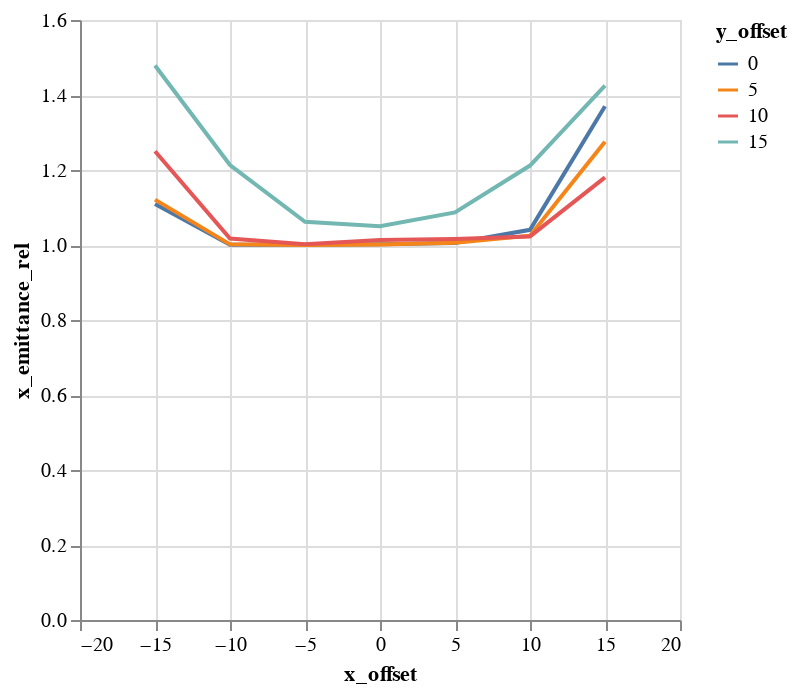

Here is the notebook cell this chart was saved with:
### Code cell
alt.Chart(emit_df).mark_line().encode(
    color='y_offset:N',
    x='x_offset',
    y='x_emittance_rel',
)

### Figure 1 — Vega-Lite specification as saved in the notebook (floating-point values rounded to 4 significant figures)
{"$schema": "https://vega.github.io/schema/vega-lite/v1.2.1.json", "data": {"values": [{"losses": 0, "relbeta": 0.002308, "sourceID": 16777222, "sourceName": "x_-15_y_0", "x_emittance": 1.798, "x_emittance_rel": 1.109, "x_norm_emittance": 0.004151, "x_offset": -15, "y_emittance": 1.58, "y_emittance_rel": 1.005, "y_norm_emittance": 0.003648, "y_offset": 0}, {"losses": 0, "relbeta": 0.002308, "sourceID": 16777229, "sourceName": "x_-15_y_5", "x_emittance": 1.786, "x_emittance_rel": 1.121, "x_norm_emittance": 0.004123, "x_offset": -15, "y_emittance": 1.611, "y_emittance_rel": 1.011, "y_norm_emittance": 0.00372, "y_offset": 5}, {"losses": 0, "relbeta": 0.002308, "sourceID": 16777236, "sourceName": "x_-15_y_10", "x_emittance": 2.021, "x_emittance_rel": 1.25, "x_norm_emittance": 0.004666, "x_offset": -15, "y_emittance": 1.85, "y_emittance_rel": 1.158, "y_norm_emittance": 0.00427, "y_offset": 10}, {"losses": 0, "relbeta": 0.002308, "sourceID": 16777243, "sourceName": "x_-15_y_15", "x_emittance": 2.471, "x_emittance_rel": 1.479, "x_norm_emittance": 0.005705, "x_offset": -15, "y_emittance": 2.792, "y_emittance_rel": 1.68, "y_norm_emittance": 0.006445, "y_offset": 15}, {"losses": 0, "relbeta": 0.002308, "sourceID": 16777220, "sourceName": "x_-10_y_0", "x_emittance": 1.593, "x_emittance_rel": 1.001, "x_norm_emittance": 0.003677, "x_offset": -10, "y_emittance": 1.56, "y_emittance_rel": 1.005, "y_norm_emittance": 0.003602, "y_offset": 0}, {"losses": 0, "relbeta": 0.002308, "sourceID": 16777227, "sourceName": "x_-10_y_5", "x_emittance": 1.616, "x_emittance_rel": 1.002, "x_norm_emittance": 0.00373, "x_offset": -10, "y_emittance": 1.585, "y_emittance_rel": 1.003, "y_norm_emittance": 0.003659, "y_offset": 5}, {"losses": 0, "relbeta": 0.002308, "sourceID": 16777234, "sourceName": "x_-10_y_10", "x_emittance": 1.512, "x_emittance_rel": 1.017, "x_norm_emittance": 0.003491, "x_offset": -10, "y_emittance": 1.677, "y_emittance_rel": 1.007, "y_norm_emittance": 0.003872, "y_offset": 10}, {"losses": 0, "relbeta": 0.002308, "sourceID": 16777241, "sourceName": "x_-10_y_15", "x_emittance": 1.759, "x_emittance_rel": 1.213, "x_norm_emittance": 0.004061, "x_offset": -10, "y_emittance": 1.95, "y_emittance_rel": 1.193, "y_norm_emittance": 0.004501, "y_offset": 15}, {"losses": 0, "relbeta": 0.002309, "sourceID": 16777218, "sourceName": "x_-5_y_0", "x_emittance": 1.678, "x_emittance_rel": 1.001, "x_norm_emittance": 0.003873, "x_offset": -5, "y_emittance": 1.719, "y_emittance_rel": 1.001, "y_norm_emittance": 0.003968, "y_offset": 0}, {"losses": 0, "relbeta": 0.002309, "sourceID": 16777225, "sourceName": "x_-5_y_5", "x_emittance": 1.524, "x_emittance_rel": 1.0, "x_norm_emittance": 0.003518, "x_offset": -5, "y_emittance": 1.628, "y_emittance_rel": 1.001, "y_norm_emittance": 0.003758, "y_offset": 5}, {"losses": 0, "relbeta": 0.002309, "sourceID": 16777232, "sourceName": "x_-5_y_10", "x_emittance": 1.514, "x_emittance_rel": 1.002, "x_norm_emittance": 0.003495, "x_offset": -5, "y_emittance": 1.546, "y_emittance_rel": 1.001, "y_norm_emittance": 0.003569, "y_offset": 10}, {"losses": 0, "relbeta": 0.002309, "sourceID": 16777239, "sourceName": "x_-5_y_15", "x_emittance": 1.797, "x_emittance_rel": 1.062, "x_norm_emittance": 0.004148, "x_offset": -5, "y_emittance": 1.628, "y_emittance_rel": 1.082, "y_norm_emittance": 0.003759, "y_offset": 15}, {"losses": 0, "relbeta": 0.002309, "sourceID": 16777216, "sourceName": "x_0_y_0", "x_emittance": 1.543, "x_emittance_rel": 1.002, "x_norm_emittance": 0.003562, "x_offset": 0, "y_emittance": 1.536, "y_emittance_rel": 0.9998, "y_norm_emittance": 0.003547, "y_offset": 0}, {"losses": 0, "relbeta": 0.002309, "sourceID": 16777223, "sourceName": "x_0_y_5", "x_emittance": 1.542, "x_emittance_rel": 1.001, "x_norm_emittance": 0.00356, "x_offset": 0, "y_emittance": 1.534, "y_emittance_rel": 0.9992, "y_norm_emittance": 0.003541, "y_offset": 5}, {"losses": 0, "relbeta": 0.002309, "sourceID": 16777230, "sourceName": "x_0_y_10", "x_emittance": 1.421, "x_emittance_rel": 1.013, "x_norm_emittance": 0.003282, "x_offset": 0, "y_emittance": 1.478, "y_emittance_rel": 1.002, "y_norm_emittance": 0.003412, "y_offset": 10}, {"losses": 0, "relbeta": 0.002309, "sourceID": 16777237, "sourceName": "x_0_y_15", "x_emittance": 1.857, "x_emittance_rel": 1.05, "x_norm_emittance": 0.004286, "x_offset": 0, "y_emittance": 1.663, "y_emittance_rel": 1.031, "y_norm_emittance": 0.003838, "y_offset": 15}, {"losses": 0, "relbeta": 0.002309, "sourceID": 16777217, "sourceName": "x_5_y_0", "x_emittance": 1.558, "x_emittance_rel": 1.005, "x_norm_emittance": 0.003597, "x_offset": 5, "y_emittance": 1.674, "y_emittance_rel": 0.9997, "y_norm_emittance": 0.003864, "y_offset": 0}, {"losses": 0, "relbeta": 0.002309, "sourceID": 16777224, "sourceName": "x_5_y_5", "x_emittance": 1.612, "x_emittance_rel": 1.006, "x_norm_emittance": 0.003722, "x_offset": 5, "y_emittance": 1.475, "y_emittance_rel": 1.001, "y_norm_emittance": 0.003405, "y_offset": 5}, {"losses": 0, "relbeta": 0.002309, "sourceID": 16777231, "sourceName": "x_5_y_10", "x_emittance": 1.486, "x_emittance_rel": 1.016, "x_norm_emittance": 0.003431, "x_offset": 5, "y_emittance": 1.599, "y_emittance_rel": 1.003, "y_norm_emittance": 0.003691, "y_offset": 10}, {"losses": 0, "relbeta": 0.002309, "sourceID": 16777238, "sourceName": "x_5_y_15", "x_emittance": 1.737, "x_emittance_rel": 1.087, "x_norm_emittance": 0.004011, "x_offset": 5, "y_emittance": 1.676, "y_emittance_rel": 1.065, "y_norm_emittance": 0.00387, "y_offset": 15}, {"losses": 0, "relbeta": 0.002309, "sourceID": 16777219, "sourceName": "x_10_y_0", "x_emittance": 1.581, "x_emittance_rel": 1.04, "x_norm_emittance": 0.003649, "x_offset": 10, "y_emittance": 1.6, "y_emittance_rel": 1.0, "y_norm_emittance": 0.003693, "y_offset": 0}, {"losses": 0, "relbeta": 0.002309, "sourceID": 16777226, "sourceName": "x_10_y_5", "x_emittance": 1.483, "x_emittance_rel": 1.025, "x_norm_emittance": 0.003425, "x_offset": 10, "y_emittance": 1.514, "y_emittance_rel": 1.005, "y_norm_emittance": 0.003496, "y_offset": 5}, {"losses": 0, "relbeta": 0.002309, "sourceID": 16777233, "sourceName": "x_10_y_10", "x_emittance": 1.783, "x_emittance_rel": 1.023, "x_norm_emittance": 0.004116, "x_offset": 10, "y_emittance": 1.632, "y_emittance_rel": 1.012, "y_norm_emittance": 0.003768, "y_offset": 10}, {"losses": 0, "relbeta": 0.002309, "sourceID": 16777240, "sourceName": "x_10_y_15", "x_emittance": 1.906, "x_emittance_rel": 1.212, "x_norm_emittance": 0.0044, "x_offset": 10, "y_emittance": 1.924, "y_emittance_rel": 1.273, "y_norm_emittance": 0.004443, "y_offset": 15}, {"losses": 0, "relbeta": 0.002309, "sourceID": 16777221, "sourceName": "x_15_y_0", "x_emittance": 2.053, "x_emittance_rel": 1.37, "x_norm_emittance": 0.004739, "x_offset": 15, "y_emittance": 1.58, "y_emittance_rel": 1.001, "y_norm_emittance": 0.003649, "y_offset": 0}, {"losses": 1, "relbeta": 0.002309, "sourceID": 16777228, "sourceName": "x_15_y_5", "x_emittance": 2.004, "x_emittance_rel": 1.275, "x_norm_emittance": 0.004627, "x_offset": 15, "y_emittance": 1.487, "y_emittance_rel": 1.001, "y_norm_emittance": 0.003434, "y_offset": 5}, {"losses": 0, "relbeta": 0.002309, "sourceID": 16777235, "sourceName": "x_15_y_10", "x_emittance": 1.916, "x_emittance_rel": 1.18, "x_norm_emittance": 0.004422, "x_offset": 15, "y_emittance": 1.702, "y_emittance_rel": 1.053, "y_norm_emittance": 0.003929, "y_offset": 10}, {"losses": 0, "relbeta": 0.002309, "sourceID": 16777242, "sourceName": "x_15_y_15", "x_emittance": 2.159, "x_emittance_rel": 1.425, "x_norm_emittance": 0.004985, "x_offset": 15, "y_emittance": 2.481, "y_emittance_rel": 1.563, "y_norm_emittance": 0.005728, "y_offset": 15}]}, "encoding": {"color": {"field": "y_offset", "type": "nominal"}, "x": {"field": "x_offset", "type": "quantitative"}, "y": {"field": "x_emittance_rel", "type": "quantitative"}}, "mark": "line"}
